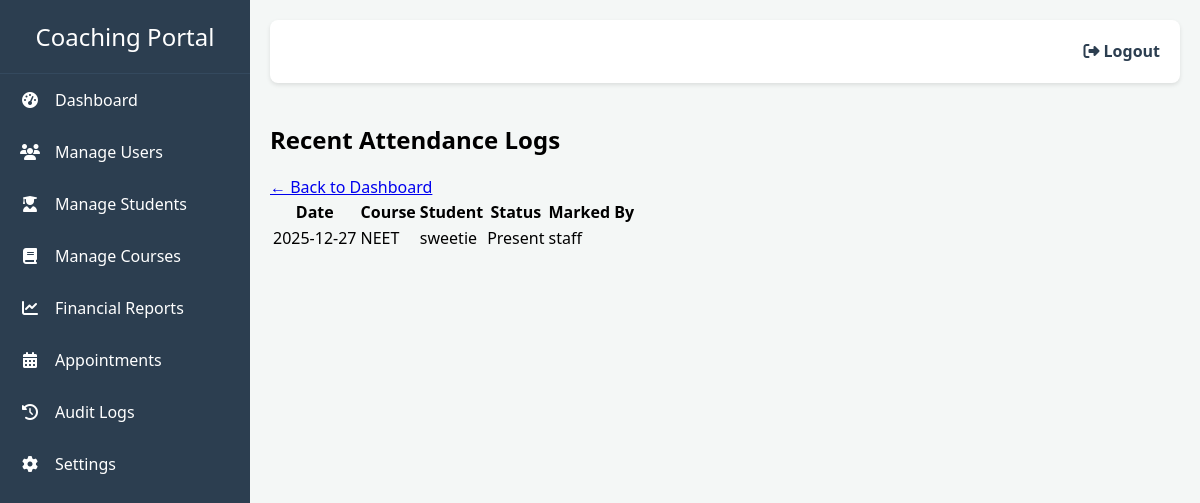
Screenshot of /staff_portal/view_attendance (signed in) with the database file from the repository.
### models.py (models this page shows)
class Attendance(db.Model):
    id = db.Column(db.Integer, primary_key=True)
    date = db.Column(db.String(20), nullable=False)
    status = db.Column(db.String(20), nullable=False)  # e.g., 'Present', 'Absent', 'Late'
    student_id = db.Column(db.Integer, db.ForeignKey('student.id'), nullable=False)
    staff_id = db.Column(db.Integer, db.ForeignKey('staff.id'), nullable=False)
    course_name = db.Column(db.String(100), nullable=True) # Snapshot of course at time of attendance
    student_ref = db.relationship('Student', backref='attendance_records')
    staff_ref = db.relationship('Staff', backref='marked_attendance')

class Student(db.Model):
    id = db.Column(db.Integer, primary_key=True)
    name = db.Column(db.String(100), nullable=False)
    date_of_admission = db.Column(db.String(20), nullable=True)
    enquiry_id = db.Column(db.Integer, db.ForeignKey('enquiry.id'), unique=True, nullable=True)
    enquiry = db.relationship('Enquiry', backref='student', uselist=False)
    father_name = db.Column(db.String(100), nullable=True)
    qualification = db.Column(db.String(100), nullable=True)
    contact_no = db.Column(db.String(20), nullable=True)
    father_contact_no = db.Column(db.String(20), nullable=True)
    dob = db.Column(db.String(20), nullable=True)
    full_address = db.Column(db.String(200), nullable=True)
    exam_type = db.Column(db.String(100), nullable=True)
    target_exam = db.Column(db.String(100), nullable=True)
    fees = db.relationship('Fee', backref='student', lazy=True, cascade='all, delete-orphan')

class Staff(db.Model):
    id = db.Column(db.Integer, primary_key=True)
    name = db.Column(db.String(100), nullable=False)
    user_id = db.Column(db.Integer, db.ForeignKey('user.id'), unique=True, nullable=False)

### app.py (the view)
@app.route('/staff_portal/view_attendance')
@login_required
def view_attendance():
    if current_user.role != 'staff':
        return redirect(url_for('login'))
    attendance_records = Attendance.query.order_by(Attendance.date.desc()).limit(50).all()
    return render_template('view_attendance.html', attendance_records=attendance_records)

### app.py (called while the page is built)
@login_manager.user_loader
def load_user(user_id):
    return db.session.get(User, int(user_id))

### templates/view_attendance.html (shortened to what this page needs)
{% extends "base.html" %}
{% block content %}
<div class="max-w-6xl mx-auto px-4 py-6">
    <div class="bg-white shadow-lg rounded-2xl p-6">
        <h2 class="text-2xl font-bold text-gray-800 mb-4">Recent Attendance Logs</h2>
        <a href="{{ url_for('staff_portal') }}" class="text-blue-600 hover:underline mb-4 inline-block">← Back to Dashboard</a>
        <div class="mt-4 overflow-x-auto">
            {% if attendance_records %}
            <table class="min-w-full border border-gray-200 rounded-lg overflow-hidden">
                <thead class="bg-gray-100 text-gray-700 text-sm">
                    <tr>
                        <th class="px-4 py-2 text-left">Date</th>
                        <th class="px-4 py-2 text-left">Course</th>
                        <th class="px-4 py-2 text-left">Student</th>
                        <th class="px-4 py-2 text-left">Status</th>
                        <th class="px-4 py-2 text-left">Marked By</th>
                    </tr>
                </thead>
                <tbody class="divide-y divide-gray-200 text-sm">
                    {% for record in attendance_records %}
                    <tr class="hover:bg-gray-50 transition">
                        <td class="px-4 py-2">{{ record.date }}</td>
                        <td class="px-4 py-2">{{ record.course_name }}</td>
                        <td class="px-4 py-2 font-medium text-gray-800">{{ record.student_ref.name }}</td>
                        <td class="px-4 py-2">
                            <span class="px-2 py-1 rounded-full text-xs font-semibold
                                {% if record.status == 'Present' %} bg-green-100 text-green-700
                                {% elif record.status == 'Absent' %} bg-red-100 text-red-700
                                {% else %} bg-yellow-100 text-yellow-700 {% endif %}">
                                {{ record.status }}
                            </span>
                        </td>
                        <td class="px-4 py-2 text-gray-500">{{ record.staff_ref.name }}</td>
                    </tr>
                    {% endfor %}
                </tbody>
            </table>
            {% else %}
            <p class="text-gray-500 italic">No attendance records found.</p>
            {% endif %}
        </div>
    </div>
</div>
{% endblock %}

### templates/base.html (style rules this page uses)
body { font-family: 'Segoe UI', Tahoma, Geneva, Verdana, sans-serif; margin: 0; background-color: #f4f7f6; display: flex; }

### rows the page displays
Attendance: date "2025-12-27", course_name "NEET", student_ref.name "sweetie", status "Present", staff_ref.name "staff"
